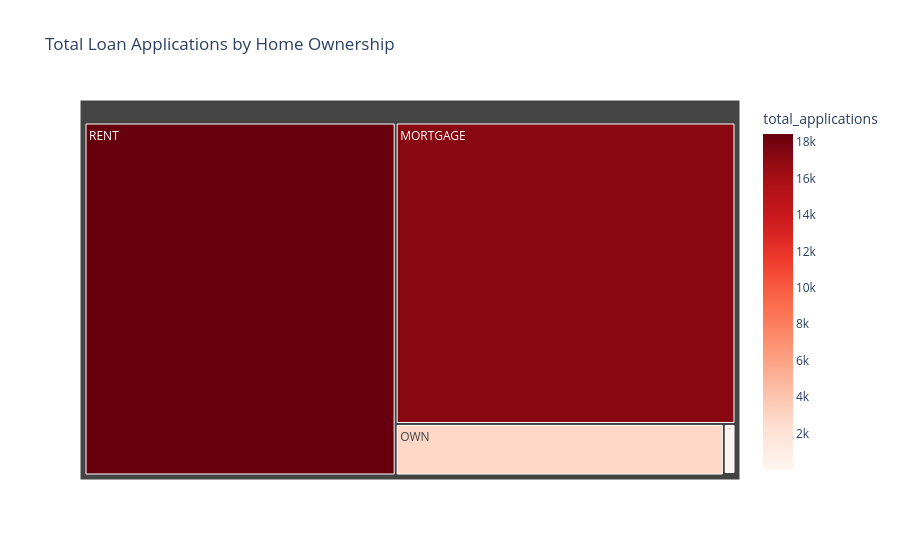

Notebook code cell kept with this figure:
### Markdown cell above
### Home Ownership By Total Loan Applications

### Code cell
home_applications = df.groupby('home_ownership')['id'].count().reset_index()
home_applications.rename(columns={'id': 'total_applications'}, inplace=True)

fig = px.treemap(
    home_applications,
    path=['home_ownership'],
    values='total_applications',
    color='total_applications',
    color_continuous_scale='Reds',
    title='Total Loan Applications by Home Ownership'
)

fig.show()

### Figure 1 — Plotly figure (JSON) as saved in the notebook; plotly's stock layout.template omitted (floating-point values rounded to 4 significant figures)
{"data": [{"branchvalues": "total", "customdata": [[17200.0], [3.0], [98.0], [2838.0], [18440.0]], "domain": {"x": [0, 1], "y": [0, 1]}, "hovertemplate": "labels=%{label}<br>total_applications_sum=%{value}<br>parent=%{parent}<br>id=%{id}<br>total_applications=%{color}<extra></extra>", "ids": ["MORTGAGE", "NONE", "OTHER", "OWN", "RENT"], "labels": ["MORTGAGE", "NONE", "OTHER", "OWN", "RENT"], "marker": {"coloraxis": "coloraxis", "colors": [17200.0, 3.0, 98.0, 2838.0, 18440.0]}, "name": "", "parents": ["", "", "", "", ""], "type": "treemap", "values": [17200.0, 3.0, 98.0, 2838.0, 18440.0]}], "layout": {"coloraxis": {"colorbar": {"title": {"text": "total_applications"}}, "colorscale": [[0, "rgb(255,245,240)"], [0.125, "rgb(254,224,210)"], [0.25, "rgb(252,187,161)"], [0.375, "rgb(252,146,114)"], [0.5, "rgb(251,106,74)"], [0.625, "rgb(239,59,44)"], [0.75, "rgb(203,24,29)"], [0.875, "rgb(165,15,21)"], [1, "rgb(103,0,13)"]]}, "legend": {"tracegroupgap": 0}, "title": {"text": "Total Loan Applications by Home Ownership"}}}
